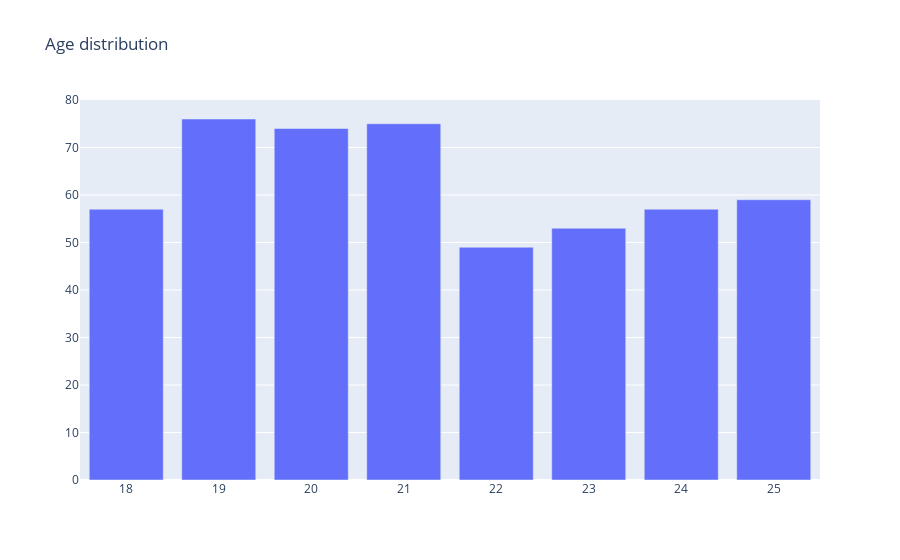

This figure's notebook cell:
### Code cell
faculty = tb['Age'].value_counts()

trace = go.Bar(
    x=faculty.index,
    y=faculty.values,
    marker=dict(
        #color = np.random.randn(500), #set color equal to a variable
        #color = cnt_srs.values,
        #colorscale='Jet',
        showscale=False,
      
    ),
)

layout = go.Layout(
    title='Age distribution'
)

data = [trace]
fig = go.Figure(data=data, layout=layout)

py.iplot(fig, filename="tenure")

### Figure 1 — Plotly figure (JSON) as saved in the notebook; plotly's stock layout.template omitted (floating-point values rounded to 4 significant figures)
{"data": [{"marker": {"showscale": false}, "type": "bar", "x": [19, 21, 20, 25, 24, 18, 23, 22], "y": [76, 75, 74, 59, 57, 57, 53, 49]}], "layout": {"title": {"text": "Age distribution"}}}
